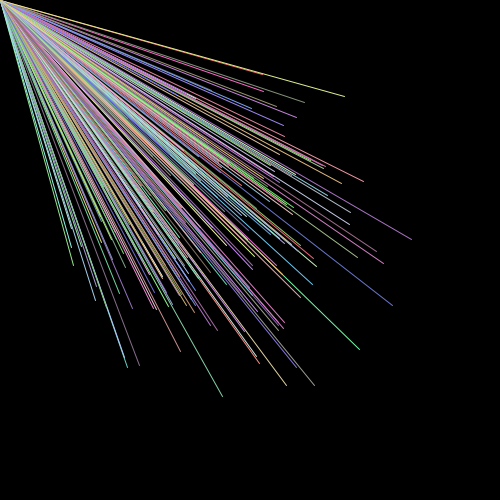
Frame 1 (no input)
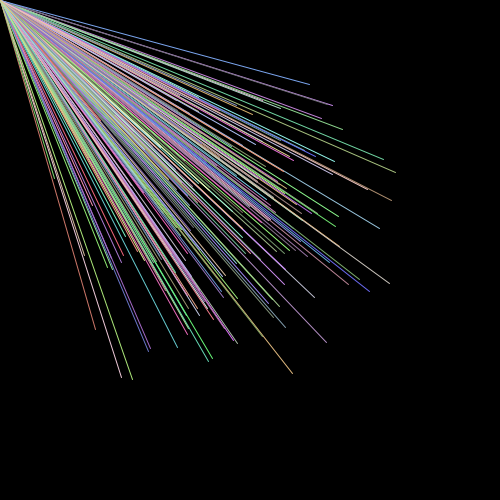
Frame 60 (the mouse pressed at the canvas centre just before this capture)
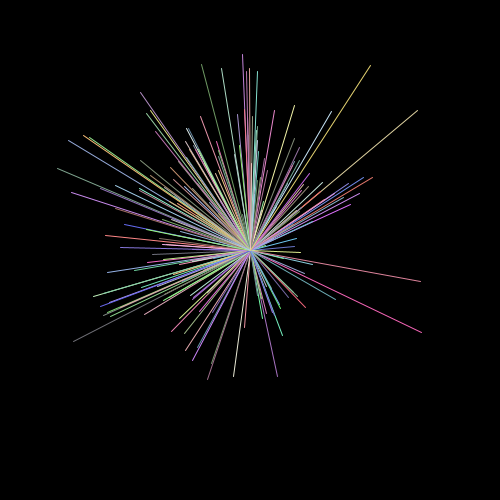
Frame 120 (the mouse held since frame 60 and released just before this capture)

The Processing sketch that drew these frames (run headless with seeded random() and noise(); from frame 60 on, the mouse is pressed at the canvas centre):

// Processing sketch: exercise05
// ── exercise05.pde
// Exercise 05
// by Katie Chan

int dotSize = 5;
int size = 20;
int count;

dot[] dots= new dot[200];


// setup()
//
// Set up the window and the dots

void setup() {
  // Set up the window
  size(500, 500);


  // initialize each dot in the dot array. 
  //code taken from exercise 04 by Pippin Barr
  for (int i = 0; i < dots.length; i++) {
    int x = floor(random(0, width/dotSize));
    int y = floor(random(0, height/dotSize));
    dots[i] = new dot(x*dotSize, y*dotSize, dotSize);
  }
  //code taken from exercise 04 by Pippin Barr
}

// draw()
//
// Update all the dots
void draw() {
  background(0);

  //code taken from exercise 04 by Pippin Barr
  // We need to loop through all the dots one by one
  for (int i = 0; i < dots.length; i++) {
    //code taken from exercise 04 by Pippin Barr

    // Display the dots
    dots[i].display();

    // Update the dots
    dots[i].update();
    
    
  }
}
// ── dot.pde
//dot 
// A class defining the behaviour of a single dot

class dot {

  //Position, Size, Fill Color
  float tx = random(100);
  float ty = random(100);
  float x;
  float y; 
  float size;
  color fill = color(random(100, 255), random(100, 255), random(100, 255));

  float yoff = 0.0;   

  //dot 
  // Set up the dot with the specified location and size
  dot(int tempX, int tempY, int tempSize) {
    x = tempX;
    y = tempY;
    size = tempSize;
  }


  // display()
  //
  // Draw the dot on the screen as a cricle
  //code taken from Slide 31 of Powerpoint 07-Math-tricks by Pippin Barr
  void display() {
    x= width*noise(tx);
    y= height*noise(ty);
    //code taken from Slide 31 of Powerpoint 07-Math-tricks by Pippin Barr
    strokeWeight(1);
    stroke(fill);
    line(x, y, mouseX, mouseY);

    //code taken from Slide 31 of Powerpoint 07-Math-tricks by Pippin Barr
    tx+=0.02;
    ty+=0.02;
    //code taken from Slide 31 of Powerpoint 07-Math-tricks by Pippin Barr
  }


  // update()
  //
  // update tx and ty to move lines
  void update() {

    if (mouseX >  width/2) {

      //code taken from Noise Wave by Daniel Shiffman. 
      //modified float y, yoff and xoff

      background(255);
      fill(0);
      noStroke();
      beginShape(); 

      float xoff = 0;       

      for (float x = 0; x <= width; x += 10) {
        // Calculate a y value according to noise, map to 
        float y = map(noise(xoff, yoff), 0, 1, 150, 350); 

        // Set the vertex
        vertex(x, y); 
        // Increment x dimension for noise
        xoff += 0.5;
      }
      // increment y dimension for noise
      yoff += 0.8;
      vertex(width, height);
      vertex(0, height);
      endShape(CLOSE);

      //code taken from Noise Wave by Daniel Shiffman.
    }
  }
}
